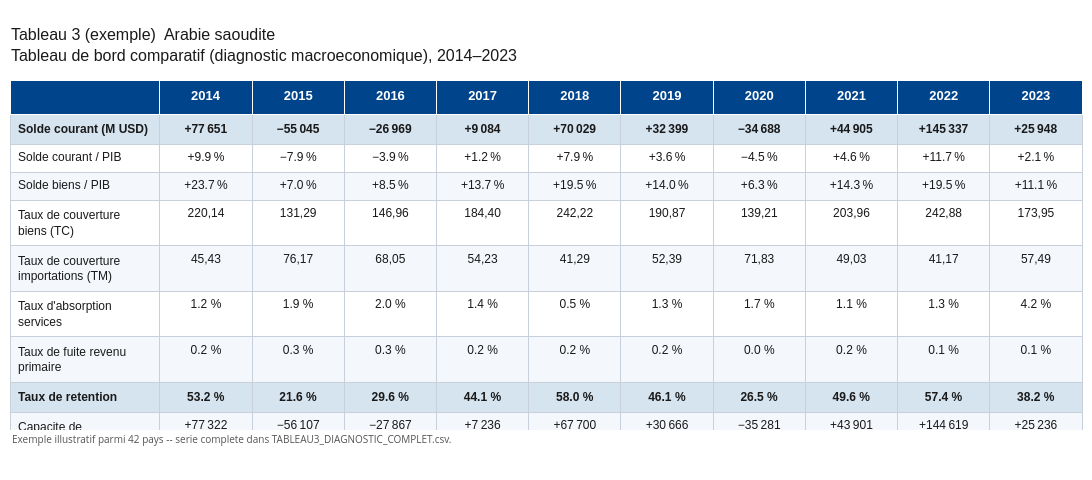
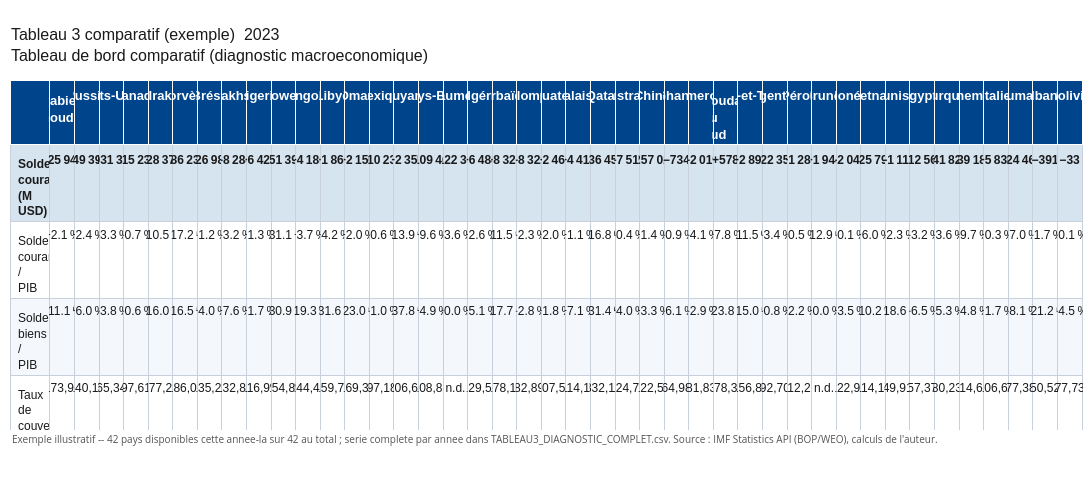

Source (notebook cell) for these figures, in order:
### Code cell
def qualite_cemac(code_pays, annee):
    b = bdp_pour(code_pays, annee)
    eo = abs(b['erreurs_omissions'])
    sc = abs(b['solde_courant'])
    ratio = eo / sc * 100 if sc else 0
    if ratio < 10:
        return 'Bonne'
    if ratio < 60:
        return 'Moyenne'
    return 'Faible'


rows_t3_cemac = [
    'Solde courant (M USD)',
    'Solde courant / PIB',
    'Solde biens / PIB',
    'Taux de couverture biens (TC)',
    'Taux de couverture importations (TM)',
    "Taux d'absorption services",
    'Taux de fuite revenu primaire',
    'Taux de retention',
    'Capacite de financement (M USD)',
    'Erreurs & Omissions (M USD)',
    'Qualite statistique',
]

CLES_T3 = ['solde_courant', 'ratio_pib', 'ratio_biens_pib', 'tc', 'tm', 'tas', 'tfr', 'tre',
           'capacite_finan', 'erreurs_omissions', 'qualite']


def valeurs_t3(code, annee):
    b = bdp_pour(code, annee)
    ind = indicateurs_pour(code, annee)
    return {
        'solde_courant': b['solde_courant'],
        'ratio_pib': ind['ratio_pib'],
        'ratio_biens_pib': ind['ratio_biens_pib'],
        'tc': ind['tc'],
        'tm': ind['tm'],
        'tas': ind['tas'],
        'tfr': ind['tfr'],
        'tre': ind['tre'],
        'capacite_finan': b['capacite_finan'],
        'compte_financier': b['compte_financier'],
        # Metriques de la section 15 desormais reprises ici (cf. indicateurs_cemac) --
        # jusque-la calculees mais absentes de tous les tableaux exportes.
        'ide_net': ind['ide_net'],
        'portefeuille_lt_net': ind['portefeuille_lt_net'],
        'balance_de_base': ind['balance_de_base'],
        'ratio_ide_solde_courant': ind['ratio_ide_solde_courant'],
        'erreurs_omissions': b['erreurs_omissions'],
        'ratio_eo_pib': ind['ratio_eo_pib'],
        'taux_ouverture': ind['taux_ouverture'],
        'pib_usd_millions': ind['pib_usd_millions'],
        'qualite': qualite_cemac(code, annee),
    }


def colonne_t3(code, annee):
    v = valeurs_t3(code, annee)
    return [
        fmt_cemac(v['solde_courant']),
        fmt_cemac(v['ratio_pib'], 'pct') if v['ratio_pib'] is not None else 'n.d.',
        fmt_cemac(v['ratio_biens_pib'], 'pct') if v['ratio_biens_pib'] is not None else 'n.d.',
        f"{v['tc']:.2f}".replace('.', ',') if v['tc'] is not None else 'n.d.',
        f"{v['tm']:.2f}".replace('.', ',') if v['tm'] is not None else 'n.d.',
        f"{v['tas']:.1f} %" if v['tas'] is not None else 'n.d.',
        f"{v['tfr']:.1f} %" if v['tfr'] is not None else 'n.d.',
        f"{v['tre']:.1f} %" if v['tre'] is not None else 'n.d.',
        fmt_cemac(v['capacite_finan']),
        fmt_cemac(v['erreurs_omissions']),
        v['qualite'],
    ]


# Tableau 3 complet (tous pays eligibles x toutes leurs annees) -> CSV, valeurs brutes ---
lignes_t3 = []
for code, nom in PAYS_ELIGIBLES.items():
    for a in ANNEES_PAR_PAYS[code]:
        ligne = {'COUNTRY_CODE': code, 'PAYS': nom, 'ANNEE': a}
        ligne.update(valeurs_t3(code, a))
        lignes_t3.append(ligne)

df_t3_complet = pd.DataFrame(lignes_t3)
chemin_t3_csv = BASE / 'data' / 'TABLEAU3_DIAGNOSTIC_COMPLET.csv'
df_t3_complet.to_csv(chemin_t3_csv, index=False)
print(f"{chemin_t3_csv} : {len(df_t3_complet)} lignes ({df_t3_complet['COUNTRY_CODE'].nunique()} pays x annees) "
      "-- source : IMF Statistics API (BOP/WEO), calculs de l'auteur.")

# Exemple illustratif : tableau par pays ---
code_ex3, nom_ex3 = next(iter(PAYS_ELIGIBLES.items()))
annees_ex3 = ANNEES_PAR_PAYS[code_ex3]
data_ex3 = {a: colonne_t3(code_ex3, a) for a in annees_ex3}
df_t3_ex3 = pd.DataFrame(data_ex3, index=rows_t3_cemac)

fig_t3_ex3 = render_table_cemac(
    df_t3_ex3,
    title=f'Tableau 3 (exemple)  {nom_ex3}\nTableau de bord comparatif (diagnostic macroeconomique), '
          f'{annees_ex3[0]}–{annees_ex3[-1]}',
    caption=f"Exemple illustratif parmi {len(PAYS_ELIGIBLES)} pays -- serie complete dans "
            f"{chemin_t3_csv.name}.",
    highlight_rows=[0, 7],
    filename=FIGURES_DIR / f'tab3_diagnostic_{code_ex3}.png',
)
fig_t3_ex3.show()

# Exemple illustratif : tableau comparatif ---
annees_comparables_t3 = [a for a in ANNEES_UNION if len([c for c in PAYS_ELIGIBLES if a in ANNEES_PAR_PAYS[c]]) >= 2]
if annees_comparables_t3:
    annee_ex3 = annees_comparables_t3[-1]
    pays_dispo_ex3 = [c for c in PAYS_ELIGIBLES if annee_ex3 in ANNEES_PAR_PAYS[c]]
    data_comp3 = {PAYS_ELIGIBLES[c]: colonne_t3(c, annee_ex3) for c in pays_dispo_ex3}
    df_t3_comp_ex3 = pd.DataFrame(data_comp3, index=rows_t3_cemac)

    fig_t3_comp_ex3 = render_table_cemac(
        df_t3_comp_ex3,
        title=f'Tableau 3 comparatif (exemple)  {annee_ex3}\nTableau de bord comparatif (diagnostic macroeconomique)',
        caption=f"Exemple illustratif -- {len(pays_dispo_ex3)} pays disponibles cette annee-la sur "
                f"{len(PAYS_ELIGIBLES)} au total ; serie complete par annee dans {chemin_t3_csv.name}. "
                "Source : IMF Statistics API (BOP/WEO), calculs de l'auteur.",
        highlight_rows=[0, 7],
        filename=FIGURES_DIR / f'tab3_diagnostic_comparatif_{annee_ex3}.png',
    )
    fig_t3_comp_ex3.show()
else:
    print("Aucune annee avec au moins 2 pays disponibles -- pas d'exemple comparatif a afficher.")

### Figure 1 — Plotly figure (JSON) as saved in the notebook; plotly's stock layout.template omitted (floating-point values rounded to 4 significant figures)
{"data": [{"cells": {"align": ["left", "center", "center", "center", "center", "center", "center", "center", "center", "center", "center"], "fill": {"color": [["#D6E4F0", "white", "#F4F7FB", "white", "#F4F7FB", "white", "#F4F7FB", "#D6E4F0", "#F4F7FB", "white", "#F4F7FB"], ["#D6E4F0", "white", "#F4F7FB", "white", "#F4F7FB", "white", "#F4F7FB", "#D6E4F0", "#F4F7FB", "white", "#F4F7FB"], ["#D6E4F0", "white", "#F4F7FB", "white", "#F4F7FB", "white", "#F4F7FB", "#D6E4F0", "#F4F7FB", "white", "#F4F7FB"], ["#D6E4F0", "white", "#F4F7FB", "white", "#F4F7FB", "white", "#F4F7FB", "#D6E4F0", "#F4F7FB", "white", "#F4F7FB"], ["#D6E4F0", "white", "#F4F7FB", "white", "#F4F7FB", "white", "#F4F7FB", "#D6E4F0", "#F4F7FB", "white", "#F4F7FB"], ["#D6E4F0", "white", "#F4F7FB", "white", "#F4F7FB", "white", "#F4F7FB", "#D6E4F0", "#F4F7FB", "white", "#F4F7FB"], ["#D6E4F0", "white", "#F4F7FB", "white", "#F4F7FB", "white", "#F4F7FB", "#D6E4F0", "#F4F7FB", "white", "#F4F7FB"], ["#D6E4F0", "white", "#F4F7FB", "white", "#F4F7FB", "white", "#F4F7FB", "#D6E4F0", "#F4F7FB", "white", "#F4F7FB"], ["#D6E4F0", "white", "#F4F7FB", "white", "#F4F7FB", "white", "#F4F7FB", "#D6E4F0", "#F4F7FB", "white", "#F4F7FB"], ["#D6E4F0", "white", "#F4F7FB", "white", "#F4F7FB", "white", "#F4F7FB", "#D6E4F0", "#F4F7FB", "white", "#F4F7FB"], ["#D6E4F0", "white", "#F4F7FB", "white", "#F4F7FB", "white", "#F4F7FB", "#D6E4F0", "#F4F7FB", "white", "#F4F7FB"]]}, "font": {"color": "#1a1a1a", "family": "Arial", "size": 12}, "height": 28, "line": {"color": "#C8D0DB"}, "values": [["<b>Solde courant (M USD)</b>", "Solde courant / PIB", "Solde biens / PIB", "Taux de couverture biens (TC)", "Taux de couverture importations (TM)", "Taux d'absorption services", "Taux de fuite revenu primaire", "<b>Taux de retention</b>", "Capacite de financement (M USD)", "Erreurs & Omissions (M USD)", "Qualite statistique"], ["<b>+77 651</b>", "+9.9 %", "+23.7 %", "220,14", "45,43", "1.2 %", "0.2 %", "<b>53.2 %</b>", "+77 322", "−12 818", "Moyenne"], ["<b>−55 045</b>", "−7.9 %", "+7.0 %", "131,29", "76,17", "1.9 %", "0.3 %", "<b>21.6 %</b>", "−56 107", "−24 486", "Moyenne"], ["<b>−26 969</b>", "−3.9 %", "+8.5 %", "146,96", "68,05", "2.0 %", "0.3 %", "<b>29.6 %</b>", "−27 867", "−72 251", "Faible"], ["<b>+9 084</b>", "+1.2 %", "+13.7 %", "184,40", "54,23", "1.4 %", "0.2 %", "<b>44.1 %</b>", "+7 236", "+6 105", "Faible"], ["<b>+70 029</b>", "+7.9 %", "+19.5 %", "242,22", "41,29", "0.5 %", "0.2 %", "<b>58.0 %</b>", "+67 700", "−13 473", "Moyenne"], ["<b>+32 399</b>", "+3.6 %", "+14.0 %", "190,87", "52,39", "1.3 %", "0.2 %", "<b>46.1 %</b>", "+30 666", "+17 816", "Moyenne"], ["<b>−34 688</b>", "−4.5 %", "+6.3 %", "139,21", "71,83", "1.7 %", "0.0 %", "<b>26.5 %</b>", "−35 281", "+24 104", "Faible"], ["<b>+44 905</b>", "+4.6 %", "+14.3 %", "203,96", "49,03", "1.1 %", "0.2 %", "<b>49.6 %</b>", "+43 901", "−20 056", "Moyenne"], ["<b>+145 337</b>", "+11.7 %", "+19.5 %", "242,88", "41,17", "1.3 %", "0.1 %", "<b>57.4 %</b>", "+144 619", "−24 453", "Moyenne"], ["<b>+25 948</b>", "+2.1 %", "+11.1 %", "173,95", "57,49", "4.2 %", "0.1 %", "<b>38.2 %</b>", "+25 236", "−21 021", "Faible"]]}, "columnwidth": [2.6, 1.6, 1.6, 1.6, 1.6, 1.6, 1.6, 1.6, 1.6, 1.6, 1.6], "header": {"align": ["left", "center", "center", "center", "center", "center", "center", "center", "center", "center", "center"], "fill": {"color": "#00448C"}, "font": {"color": "white", "family": "Arial", "size": 13}, "height": 34, "values": ["<b></b>", "<b>2014</b>", "<b>2015</b>", "<b>2016</b>", "<b>2017</b>", "<b>2018</b>", "<b>2019</b>", "<b>2020</b>", "<b>2021</b>", "<b>2022</b>", "<b>2023</b>"]}, "type": "table"}], "layout": {"annotations": [{"align": "left", "font": {"color": "#555555", "size": 10}, "showarrow": false, "text": "Exemple illustratif parmi 42 pays -- serie complete dans TABLEAU3_DIAGNOSTIC_COMPLET.csv.", "x": 0, "xref": "paper", "y": -0.05, "yref": "paper"}], "height": 480, "margin": {"b": 50, "l": 10, "r": 10, "t": 80}, "paper_bgcolor": "white", "title": {"font": {"color": "#1a1a1a", "family": "Arial", "size": 16}, "text": "Tableau 3 (exemple)  Arabie saoudite<br>Tableau de bord comparatif (diagnostic macroeconomique), 2014–2023", "x": 0.01, "xanchor": "left"}, "width": 2420}}

### Figure 2 — Plotly figure (JSON) as saved in the notebook; plotly's stock layout.template omitted (floating-point values rounded to 4 significant figures; data arrays with more than 128 entries replaced by an {"elided": "..."} marker saying what was removed)
{"data": [{"cells": {"align": ["left", "center", "center", "center", "center", "center", "center", "center", "center", "center", "center", "center", "center", "center", "center", "center", "center", "center", "center", "center", "center", "center", "center", "center", "center", "center", "center", "center", "center", "center", "center", "center", "center", "center", "center", "center", "center", "center", "center", "center", "center", "center", "center"], "fill": {"color": {"elided": "43x11 str values"}}, "font": {"color": "#1a1a1a", "family": "Arial", "size": 12}, "height": 28, "line": {"color": "#C8D0DB"}, "values": {"elided": "43x11 str values"}}, "columnwidth": [2.6, 1.6, 1.6, 1.6, 1.6, 1.6, 1.6, 1.6, 1.6, 1.6, 1.6, 1.6, 1.6, 1.6, 1.6, 1.6, 1.6, 1.6, 1.6, 1.6, 1.6, 1.6, 1.6, 1.6, 1.6, 1.6, 1.6, 1.6, 1.6, 1.6, 1.6, 1.6, 1.6, 1.6, 1.6, 1.6, 1.6, 1.6, 1.6, 1.6, 1.6, 1.6, 1.6], "header": {"align": ["left", "center", "center", "center", "center", "center", "center", "center", "center", "center", "center", "center", "center", "center", "center", "center", "center", "center", "center", "center", "center", "center", "center", "center", "center", "center", "center", "center", "center", "center", "center", "center", "center", "center", "center", "center", "center", "center", "center", "center", "center", "center", "center"], "fill": {"color": "#00448C"}, "font": {"color": "white", "family": "Arial", "size": 13}, "height": 34, "values": ["<b></b>", "<b>Arabie saoudite</b>", "<b>Russie</b>", "<b>États-Unis</b>", "<b>Canada</b>", "<b>Irak</b>", "<b>Norvège</b>", "<b>Brésil</b>", "<b>Kazakhstan</b>", "<b>Nigeria</b>", "<b>Koweït</b>", "<b>Angola</b>", "<b>Libye</b>", "<b>Oman</b>", "<b>Mexique</b>", "<b>Guyana</b>", "<b>Pays-Bas</b>", "<b>Royaume-Uni</b>", "<b>Algérie</b>", "<b>Azerbaïdjan</b>", "<b>Colombie</b>", "<b>Équateur</b>", "<b>Malaisie</b>", "<b>Qatar</b>", "<b>Australie</b>", "<b>Chine</b>", "<b>Ghana</b>", "<b>Cameroun</b>", "<b>Soudan du Sud</b>", "<b>Trinité-et-Tobago</b>", "<b>Argentine</b>", "<b>Pérou</b>", "<b>Brunei</b>", "<b>Indonésie</b>", "<b>Vietnam</b>", "<b>Tunisie</b>", "<b>Égypte</b>", "<b>Turquie</b>", "<b>Danemark</b>", "<b>Italie</b>", "<b>Roumanie</b>", "<b>Albanie</b>", "<b>Bolivie</b>"]}, "type": "table"}], "layout": {"annotations": [{"align": "left", "font": {"color": "#555555", "size": 10}, "showarrow": false, "text": "Exemple illustratif -- 42 pays disponibles cette annee-la sur 42 au total ; serie complete par annee dans TABLEAU3_DIAGNOSTIC_COMPLET.csv. Source : IMF Statistics API (BOP/WEO), calculs de l'auteur.", "x": 0, "xref": "paper", "y": -0.05, "yref": "paper"}], "height": 480, "margin": {"b": 50, "l": 10, "r": 10, "t": 80}, "paper_bgcolor": "white", "title": {"font": {"color": "#1a1a1a", "family": "Arial", "size": 16}, "text": "Tableau 3 comparatif (exemple)  2023<br>Tableau de bord comparatif (diagnostic macroeconomique)", "x": 0.01, "xanchor": "left"}, "width": 9140}}
